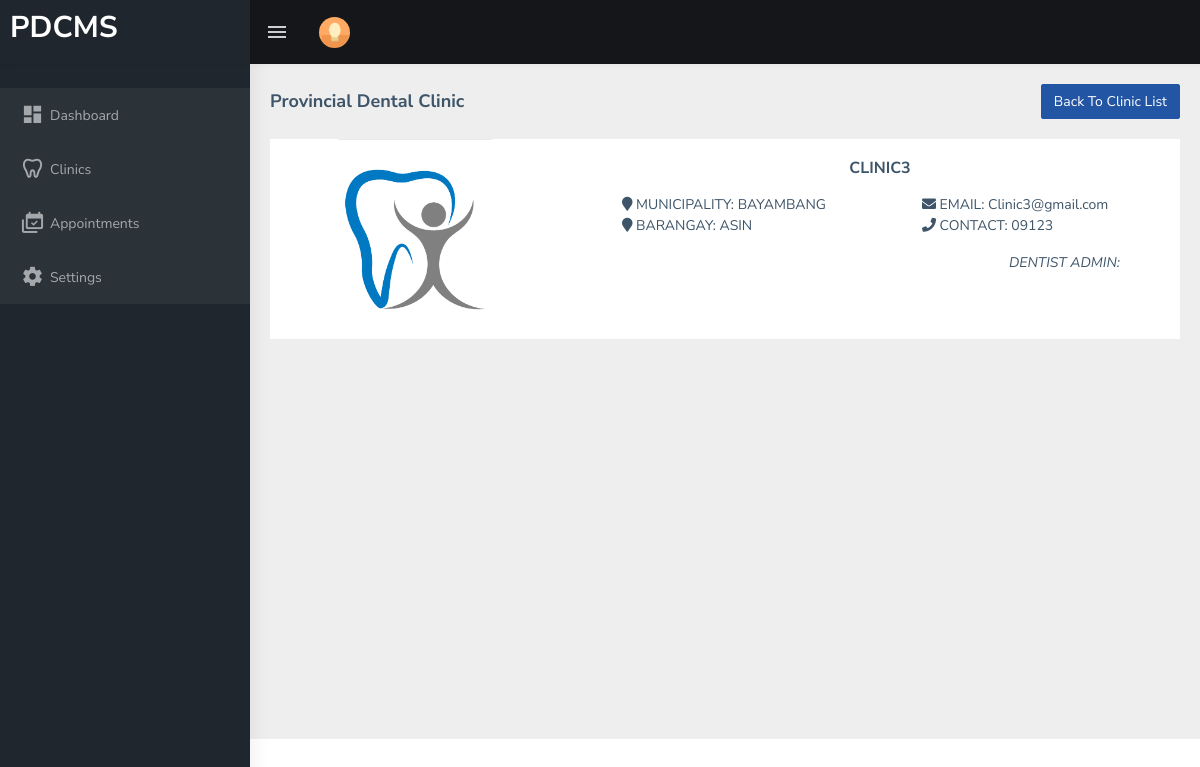
The page /patient/view_clinic.php?clinic_id=3 on the database as committed earlier.
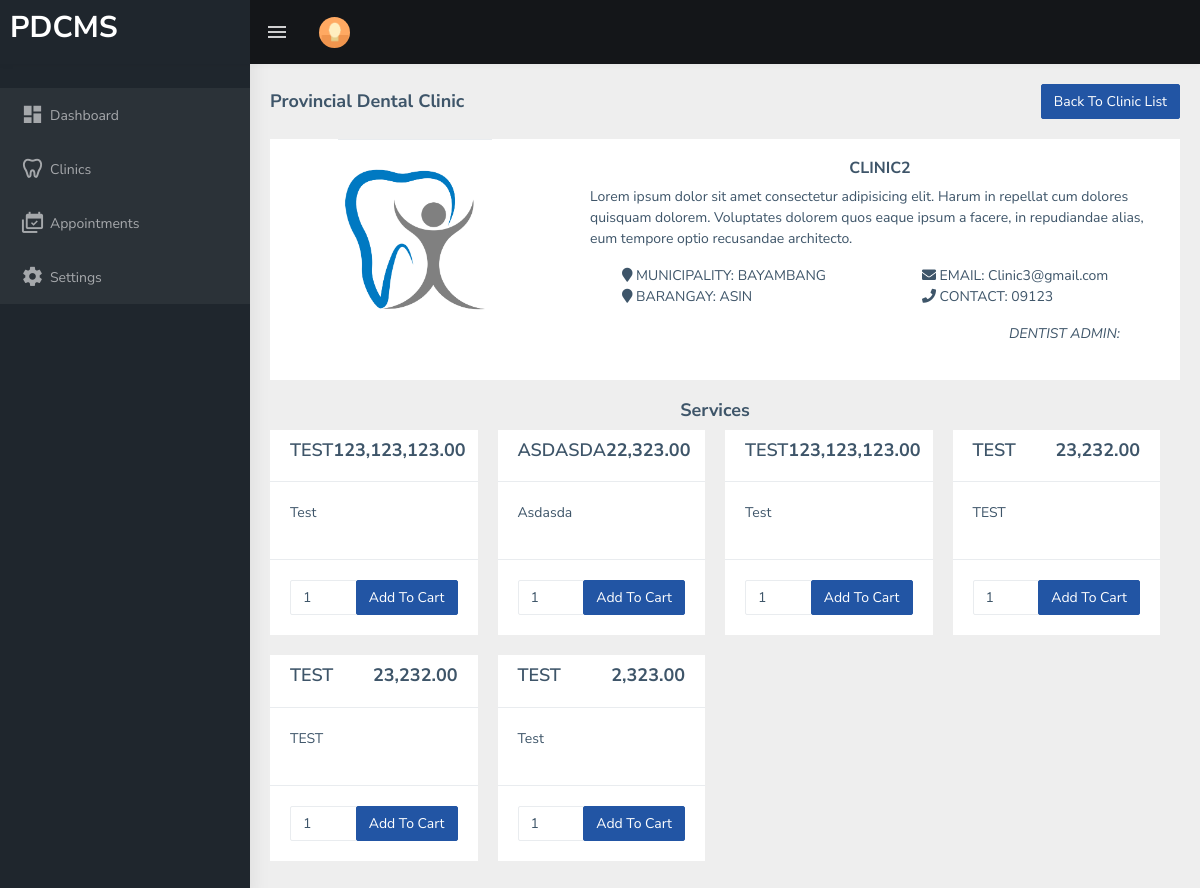
The same page on the database as committed later.
### tables this page shows
CREATE TABLE `tbl_user` (
  `id` int(11) NOT NULL AUTO_INCREMENT,
  `access_id` int(11) DEFAULT NULL,
  `username` varchar(255) DEFAULT NULL,
  `password` varchar(255) DEFAULT NULL,
  `clinic_id` int(11) DEFAULT NULL,
  PRIMARY KEY (`id`)
);

CREATE TABLE `tbl_clinic` (
  `clinic_id` int(11) NOT NULL AUTO_INCREMENT,
  `name` varchar(255) DEFAULT NULL,
  `image` varchar(255) DEFAULT NULL,
  `description` text DEFAULT NULL,
  PRIMARY KEY (`clinic_id`)
);

CREATE TABLE `tbl_city` (
  `name` text DEFAULT NULL,
  `id` varchar(45) NOT NULL DEFAULT '0',
  `CreatedDate` datetime DEFAULT current_timestamp(),
  PRIMARY KEY (`id`),
  KEY `citymunCode` (`id`)
);

CREATE TABLE `tbl_barangay` (
  `id` text DEFAULT NULL,
  `name` text DEFAULT NULL,
  `city_id` text DEFAULT NULL,
  `CreatedDate` datetime DEFAULT current_timestamp()
);

CREATE TABLE `tbl_userinfo` (
  `id` int(255) NOT NULL AUTO_INCREMENT,
  `municipality` varchar(255) NOT NULL,
  `barangay` varchar(255) NOT NULL,
  `email` varchar(255) NOT NULL,
  `contact` varchar(255) DEFAULT NULL,
  `first_name` varchar(255) DEFAULT NULL,
  `last_name` varchar(255) DEFAULT NULL,
  PRIMARY KEY (`id`)
);

CREATE TABLE `tbl_service` (
  `id` int(11) NOT NULL AUTO_INCREMENT,
  `clinic_id` int(11) NOT NULL,
  `srvc_name` varchar(255) NOT NULL,
  `srvc_desc` varchar(255) NOT NULL,
  `srvc_price` varchar(255) NOT NULL,
  PRIMARY KEY (`id`)
);

### includes/functions.php (called while the page is built, shortened)
<?php
function get_one($sql)
{
    $result = mysqli_query($_SESSION['conn'], $sql);
    while ($row = mysqli_fetch_object($result)) {
        return $row;
    }
}
function get_list($sql)
{
    $result = mysqli_query($_SESSION['conn'], $sql);
    $temp = array();
    while ($row = $result->fetch_assoc()) {
        $temp[] = $row;
    }
    return $temp;
}

### patient/view_clinic.php (the view, shortened to what this page needs)
<?php include 'header.php'; ?>
<div class="page-wrapper">
  <div class="page-breadcrumb">
    <div class="row">
      <div class="col-12 d-flex no-block align-items-center">
        <h4 class="page-title">Provincial Dental Clinic</h4>
        <div class="ms-auto text-end">
          <a href="clinics.php" class="btn btn-info col-12" type="button">Back To Clinic List</a>
        </div>
      </div>
    </div>
  </div>
  <div class="container-fluid">
    <div class="row">
      <?php $clinic_id = $_GET['clinic_id']; ?>
      <?php $clinic = get_one("SELECT c.`image`,c.description,c.name as `clinic_name`,m.name as `municipality`,b.name as `barangay`,ui.email,ui.contact,u.id,u.clinic_id,concat(ui.first_name,' ',ui.last_name) as fullname from tbl_user u inner join tbl_userinfo ui on ui.id = u.id inner join tbl_clinic c on c.clinic_id = u.clinic_id inner join tbl_city m on m.id = ui.municipality inner join tbl_barangay b on b.id = ui.barangay where u.clinic_id = $clinic_id") ?>
      <div class="col-md-12">
        <div class="card">
          <div class="row">
            <div class="col-md-4 text-center">
              <img src="../images/clinic/<?= $clinic->image ?>" alt="" class="img-fluid border-top" style="max-height:200px;object-fit:contain">
            </div>
            <div class="col-md-8" style="padding: 20px;">
              <h5 class="text-center"><?= strtoupper($clinic->clinic_name) ?></h5>
              <p>
                <?= ucfirst($clinic->description) ?>
              </p>
              <div class="row">
                <div class="col-md-6">
                  <ul style=" list-style-type: none;">
                    <li><i class="fa fa-map-marker"></i> MUNICIPALITY: <?= strtoupper($clinic->municipality) ?></li>
                    <li><i class="fa fa-map-marker"></i> BARANGAY: <?= strtoupper($clinic->barangay) ?></li>
                  </ul>
                </div>
                <div class="col-md-6">
                  <ul style=" list-style-type: none;">
                    <li><i class="fa fa-envelope"></i> EMAIL: <?= ucfirst($clinic->email) ?></li>
                    <li><i class="fa fa-phone"></i> CONTACT: <?= strtoupper($clinic->contact) ?></li>
                  </ul>
                </div>
                <div class="col-md-12">
                  <p style="float:right;margin-right:50px"><i>DENTIST ADMIN: <span style="text-decoration: underline;"><?= strtoupper($clinic->fullname) ?> </i></span></p>
                </div>
              </div>
            </div>
          </div>
        </div>
      </div>
      <?php $services =  get_list("SELECT * from tbl_service s where s.clinic_id = $clinic_id") ?>
      <?php if (!empty($services)) { ?>
        <div class="row">
          <div class="col-12">
            <h4 class="page-title text-center">Services</h4>
          </div>
        </div>
        <div class="row">
          <?php foreach ($services as $res) { ?>
            <div class="col-md-3">
              <div class="card">
                <div class="d-flex" style="justify-content: space-between;padding:10px 20px">
                  <h4 class="card-title"><?= strtoupper($res['srvc_name']) ?></h4>
                  <h4 class="card-title" style="font-weight: bold;"><?= number_format($res['srvc_price'], 2); ?></h4>
                </div>
                <div class="card-body border-top">
                  <p>
                    <?= ucfirst($res['srvc_desc']) ?>
                  </p>
                </div>
                <div class="border-top">
                  <div class="card-body">
                    <div class="input-group">
                      <input type="number" class="form-control" name="amount_<?= $res['id'] ?>" value="1">
                      <div class="input-group-append">
                        <button type="submit" class="btn btn-info">Add To Cart</button>
                      </div>
                    </div>
                  </div>
                </div>
              </div>
            </div>
          <?php } ?>
        </div>
      <?php } ?>
    </div>
  </div>
</div>
</div>
<?php include 'footer.php'; ?>

Rows that differ between the two databases and show on the page:
changed through a linked row, tbl_user "BAYAMBANG": clinic.name "CLINIC3" → "CLINIC2"; clinic.description (not shown) → "Lorem ipsum dolor sit amet consectetur adipisicing elit. Harum in repellat cum dolores quisquam dolorem. Voluptates dolorem quos eaque ipsum a facere, in repudiandae alias, eum tempore optio recusandae architecto."
added tbl_service: srvc_name "TEST", srvc_price "123,123,123.00", srvc_desc "Test"
added tbl_service: srvc_name "ASDASDA", srvc_price "22,323.00", srvc_desc "Asdasda"
added tbl_service: srvc_name "TEST", srvc_price "123,123,123.00", srvc_desc "Test"
added tbl_service: srvc_name "TEST", srvc_price "23,232.00", srvc_desc "TEST"
added tbl_service: srvc_name "TEST", srvc_price "23,232.00", srvc_desc "TEST"
added tbl_service: srvc_name "TEST", srvc_price "2,323.00", srvc_desc "Test"
Other text that changed with them:
text now shown: "Services"
